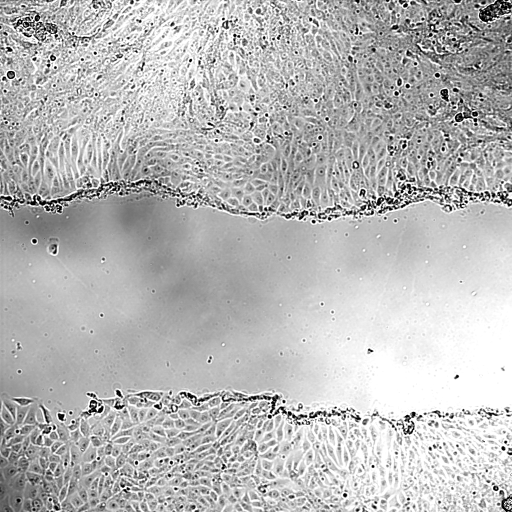
#> input picture DIC_SN_15_L10_Sum00.tif, 1024 x 1024 px (shown at 1/2 size)
$ python code.py
#> lines starting #> are read from the running program, lines starting #| are printed output that depends on the picture; after the words box and inside, x2 and y2 are one past the last pixel; in counts of white or black regions, pixels touching at a corner belong together
### impavi.py
"""
I built a Python module with useful functions for Image Processing and Artificial Vision.
The impavi module is named using the initials (IM)age (P)rocessing and (A)rtificial (VI)sion.

You'll find some simple functions such as impavi.luminance(rgb) and impavi.equalize(im,plot=False)
There are more complex algorithms like Floyd-Steinbeirg (FS) algorithm for error compensation and
the implementation of a Kirsch Compass filter.

If the module is useful to you feel free to
share it citing "Ignacio Cordova; https://github.com/ignaciocordova"
"""

import numpy as np
import matplotlib.pyplot as plt
import scipy
import skimage
from scipy.ndimage.measurements import histogram
from sklearn.cluster import KMeans
from scipy import ndimage


# [27 lines left out: functions luminance, channels, not called in this run]


def equalize(im,plot=False):

    """"
    Equalize the histogram of a one-channel image.

    Inputs: gray-scale image and plot flag
    Output: equalized image
    """

    h = histogram(im,0,255,256)
    hc = np.cumsum(h)/(im.shape[0]*im.shape[1])

    im_eq = hc[im]

    h_im_eq = histogram(im_eq,0,1,256)
    h_im_eq_c = np.cumsum(h_im_eq)/(im.shape[0]*im.shape[1])

    if plot:

        plt.figure(constrained_layout=True,figsize=(20,20))

        plt.subplot(321)
        plt.imshow(im,cmap='gray')
        plt.title('Original')
        plt.axis('off')


        plt.subplot(322)
        plt.plot(h)
        plt.title('Original Histogram')

        plt.subplot(323)
        plt.plot(255*hc)
        plt.title('Histogram Cumulative Sum Normalized of Original Image')

        plt.subplot(326)
        plt.plot(h_im_eq)
        plt.title('Histogram of Equalized Image')

        plt.subplot(325)
        plt.imshow(im_eq,cmap='gray')
        plt.title('Equalized')
        plt.axis('off')


        plt.subplot(324)
        plt.plot(255*h_im_eq_c)
        plt.title('Histogram Cumulative sum of Equalized Image')

    return im_eq


# [238 lines left out: functions high_pass_filter, low_pass_filter, median_filters, FS, otsu_filter, JJN and 2 more, not called in this run]


def reshape_channel(channel):
  "Reshapes a 2D array into a column vector"
  return channel.reshape(channel.shape[0]*channel.shape[1],1)


# [8 lines left out: function reshape_rgb, not called in this run]


def apply_kmeans(im,k,plot=False):
    """
    Applies k-means clustering to an image and automatically selects the largest cluster.

    Inputs: gray-scale image and number of clusters and plot flag
    Output: largest cluster
    """
    dataK = im.reshape(im.shape[0]*im.shape[1],1)
    kmn = KMeans(n_clusters=k, init='k-means++',random_state=0).fit(dataK)
    # a label (0 to k) is assigned to each sample (row)
    labels = kmn.predict(dataK)

    # from 1d-array to 2d-array
    imRes = np.reshape(labels, [im.shape[0], im.shape[1]])

    ref = 0

    for label in range(k):
        cluster_size = np.count_nonzero(imRes==label)
        if cluster_size>ref:
            ref = cluster_size
            final_res = imRes==label

    if plot:
        plt.figure(constrained_layout=True,figsize=(11,11))
        plt.subplot(121)
        plt.imshow(im,cmap='gray')
        plt.title('Input')
        plt.axis('off')
        plt.subplot(122)
        plt.imshow(imRes,cmap='gray')
        plt.title('Largest K-means cluster')
        plt.axis('off')

    return 1-final_res


"""
The following functions were specially built for a project that
you can find in my github.
"""

# [102 lines left out: functions show, hfreq_segmentation, edge_enhanced_segmentation, get_ssim, state_of_the_art, not called in this run]


def ssim_matrix(string,final):
    """
    Computes the structural similarity index between the results obtained and the manually segmented image.
    It also computes the SSIM between the results obtained.
    Builds a correlation matrix using all SSIMs

    Inputs: string and my final result of segmentation
    Output: correlation matrix
    """
    im_manual = plt.imread(string+'_manual.png')
    im_topman = plt.imread(string+'_topman.png')
    im_tscratch = plt.imread(string+'_tscratch.png')
    im_multiceg_Seg = plt.imread(string+'_multiCellSeg.png')

    #build a confussion matrix with all ssim values
    ssim = np.identity(5)
    ssim12 = skimage.metrics.structural_similarity(im_manual,im_topman)
    ssim13 = skimage.metrics.structural_similarity(im_manual,im_tscratch)
    ssim14 = skimage.metrics.structural_similarity(im_manual,im_multiceg_Seg)
    ssim15 = skimage.metrics.structural_similarity(im_manual,final)
    ssim[0,1] = np.round(ssim12,3)
    ssim[0,2] = np.round(ssim13,3)
    ssim[0,3] = np.round(ssim14,3)
    ssim[0,4] = np.round(ssim15,3)
    ssim21 = skimage.metrics.structural_similarity(im_topman,im_manual)
    ssim22 = skimage.metrics.structural_similarity(im_topman,im_tscratch)
    ssim23 = skimage.metrics.structural_similarity(im_topman,im_multiceg_Seg)
    ssim24 = skimage.metrics.structural_similarity(im_topman,final)
    ssim[1,0] = np.round(ssim21,3)
    ssim[1,2] = np.round(ssim22,3)
    ssim[1,3] = np.round(ssim23,3)
    ssim[1,4] = np.round(ssim24,3)
    ssim31 = skimage.metrics.structural_similarity(im_tscratch,im_manual)
    ssim32 = skimage.metrics.structural_similarity(im_tscratch,im_topman)
    ssim33 = skimage.metrics.structural_similarity(im_tscratch,im_multiceg_Seg)
    ssim34 = skimage.metrics.structural_similarity(im_tscratch,final)
    ssim[2,0] = np.round(ssim31,3)
    ssim[2,1] = np.round(ssim32,3)
    ssim[2,3] = np.round(ssim33,3)
    ssim[2,4] = np.round(ssim34,3)
    ssim41 = skimage.metrics.structural_similarity(im_multiceg_Seg,im_manual)
    ssim42 = skimage.metrics.structural_similarity(im_multiceg_Seg,im_topman)
    ssim43 = skimage.metrics.structural_similarity(im_multiceg_Seg,im_tscratch)
    ssim44 = skimage.metrics.structural_similarity(im_multiceg_Seg,final)
    ssim[3,0] = np.round(ssim41,3)
    ssim[3,1] = np.round(ssim42,3)
    ssim[3,2] = np.round(ssim43,3)
    ssim[3,4] = np.round(ssim44,3)

    ssim[4,0] = np.round(ssim15,3)
    ssim[4,1] = np.round(ssim24,3)
    ssim[4,2] = np.round(ssim34,3)
    ssim[4,3] = np.round(ssim44,3)
    return ssim

### code.py
#!/usr/bin/env python3
# -*- coding: utf-8 -*-
"""
Created on Sat May 28 17:26:41 2022
Final Project for the course Image Processing and Artificial Vision, UB, 2022

Please refer to the Jupyter Notebooks for a better explanation of the code
and of the process.

@author: Ignacio Córdova

"""

import numpy as np
import matplotlib.pyplot as plt
import scipy
from scipy import signal
import skimage
from scipy.ndimage.measurements import histogram
from sklearn.cluster import KMeans
from scipy import ndimage
import impavi
import seaborn as sn
import pandas as pd

"""
Image Segmentation techniques ( 1/3 )

The first image I will work with is the easiest one for segmentation. This part
 of the study will provide a general idea of how segmentation can be performed
 and will serve as introduction to better understand the next, more problematic
 images. As you can see in the image below, **segmentation can not be performed
 based on color (or gray-scale value)** so I will have to find other properties
 that vary between regions.

"""

im = plt.imread('DIC_SN_15_L10_Sum00.tif')
#> im is the input picture: shape (1024, 1024); min 0, max 255, mean 184.2
im_eq = impavi.equalize(im,plot=False)
#> in equalize, `h = histogram(im,0,255,256)`: h = 256 values, max 98114 at index 255, min 163 at index 4, mean 4096
#> in equalize, `hc = np.cumsum(h)/(im.shape[0]*im.shape[1])`: hc = 256 values from 0.00707 to 1
#> in equalize, `im_eq = hc[im]`:
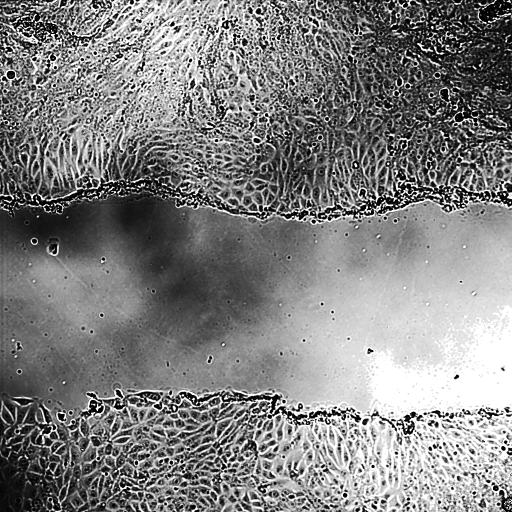
#> im_eq: shape (1024, 1024) float64 (shown at 1/2 size); min 0.00707, max 1, mean 0.507
#> in equalize, `h_im_eq = histogram(im_eq,0,1,256)`: h_im_eq = 256 values, max 98114 at index 255, min 0 at index 0, mean 4096
#> in equalize, `h_im_eq_c = np.cumsum(h_im_eq)/(im.shape[0]*im.shape[1])`: h_im_eq_c = 256 values from 0 to 1

"""
High pass filter aproach

 The idea behind this kind of segmentation relies on the structure difference
 between the central cut and the tissue. I will exploit the texture properties
 of the membrane to differentiate it from the wound.

 One possible approach is to try to retain the parts of the image with high
 detail. In other words, gather in formation aboout change of contrast, edges,
 shapes, etc. This can be achieved by applying a "high pass filter" to the
 Fourier Transform of the image. This means dropping the low frequencies in the
 Fourier space and keeping just the frequencies in charge of these properties
 (change of contrast, edges, shapes, etc).
"""


#Fast Fourier Transform
im_tf = np.fft.fftshift(np.fft.fft2(im_eq))
#build Laplacian Filter
u, v = np.meshgrid(np.linspace(-1, 1, im.shape[0]), np.linspace(-1, 1, im.shape[1]))
lf = u**2 + v**2
circ = lf>0.005

im1 = np.abs(np.fft.ifft2(im_tf*circ))
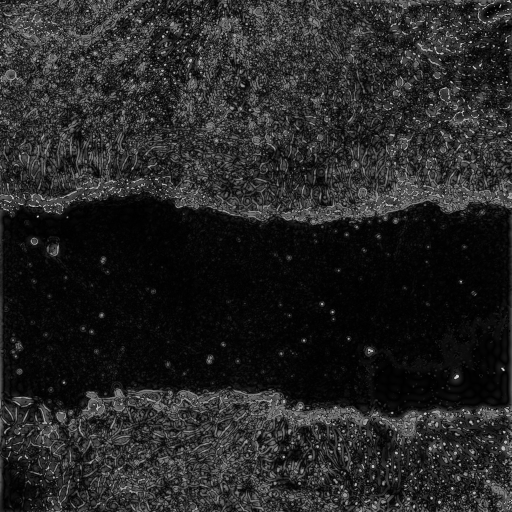
#> im1: shape (1024, 1024) float64 (shown at 1/2 size); min 1.23e-05, max 0.979, mean 0.147

median = ndimage.median_filter(im1, size=[11,41])
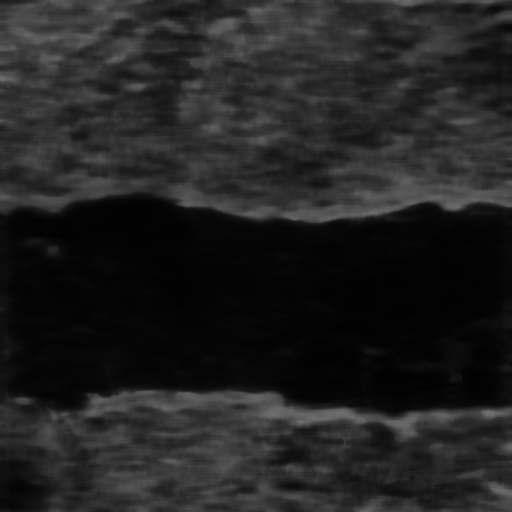
#> median: shape (1024, 1024) float64 (shown at 1/2 size); min 0.00582, max 0.443, mean 0.134


# second MEDIAN THRESHOLD
# media = scipy.signal.medfilt(im, [mask size])
median2 = scipy.signal.medfilt2d(median, kernel_size=[11,41])


## K-means clustering

"""
The next function I built (can be found in the "impavi" module) performs
 K-means to the image using k=7 in this case. This allows to have a better,
 more refined segmentation than just a binarization. I built he function
 "apply_kmeans" so that it automatically returns the largest cluster out
 of the k clusters.
 """
im_seg = impavi.apply_kmeans(median2,7,plot=True)
#> in apply_kmeans, `imRes = np.reshape(labels, [im.shape[0], im.shape[1]])`:
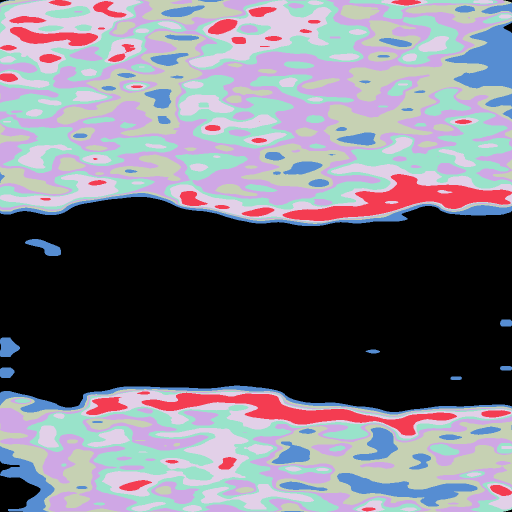
#> imRes: shape (1024, 1024) int32 (shown at 1/2 size); 7 distinct labels, from 0 to 6; one colour per label, 0 black
#> the loop in apply_kmeans, `for label in range(k):` made 7 passes
#> (cluster_size, ref) on pass 1: (378154, 378154)
#> cluster_size on passes 2 to 7: 48210, 163784, 134426, 107404, 154801, 61797
#> pass 1, in apply_kmeans, `final_res = imRes==label`:
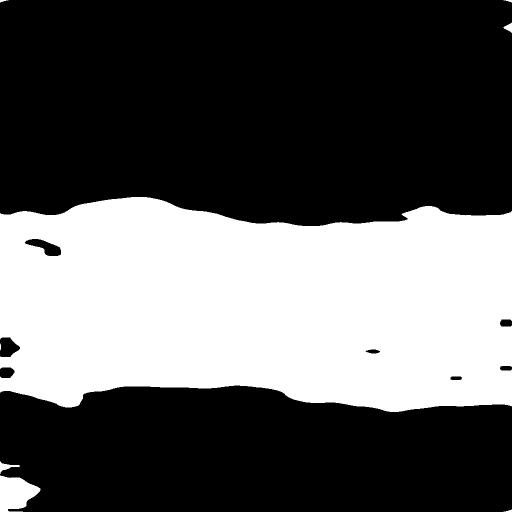
#> final_res: shape (1024, 1024) bool (shown at 1/2 size); 36.1% white; 8 white regions, largest, box (x1, y1, x2, y2) and area: (0, 394, 1024, 824) 373431, (0, 950, 81, 1024) 4045, (0, 922, 40, 948) 333
#> after the loop in apply_kmeans, `for label in range(k):`: ref = 378154

plt.figure()
plt.axis('off')
plt.title('Final Result using image 1/3')
plt.imshow(im_seg,cmap='gray')


"""
The next function computes SSIM between the target and also of all possible
combinations between my result and the state of the art algorithms' results.
This provides a correlation matrix that can be represented with highly visual
 information about the performance of each one of the results.
"""

ssim = impavi.ssim_matrix('DIC_SN_15_L10_Sum00',im_seg)
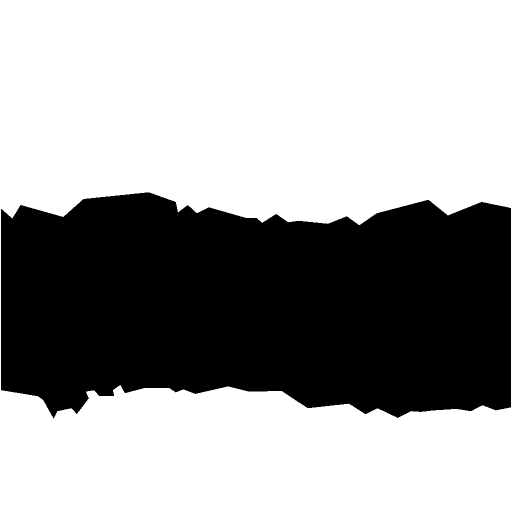
#> input picture DIC_SN_15_L10_Sum00_manual.png, 1024 x 1024 px (shown at 1/2 size)
#> in ssim_matrix, `im_manual = plt.imread(string+'_manual.png')`: im_manual: shape (1024, 1024) float32; values 0 (black) and 1 (white), 62.8% white; 1 black region, box (x1, y1, x2, y2) and area: (2, 385, 1022, 837) 389589
#> (the run stopped early here; a loop or call above may not have finished)
